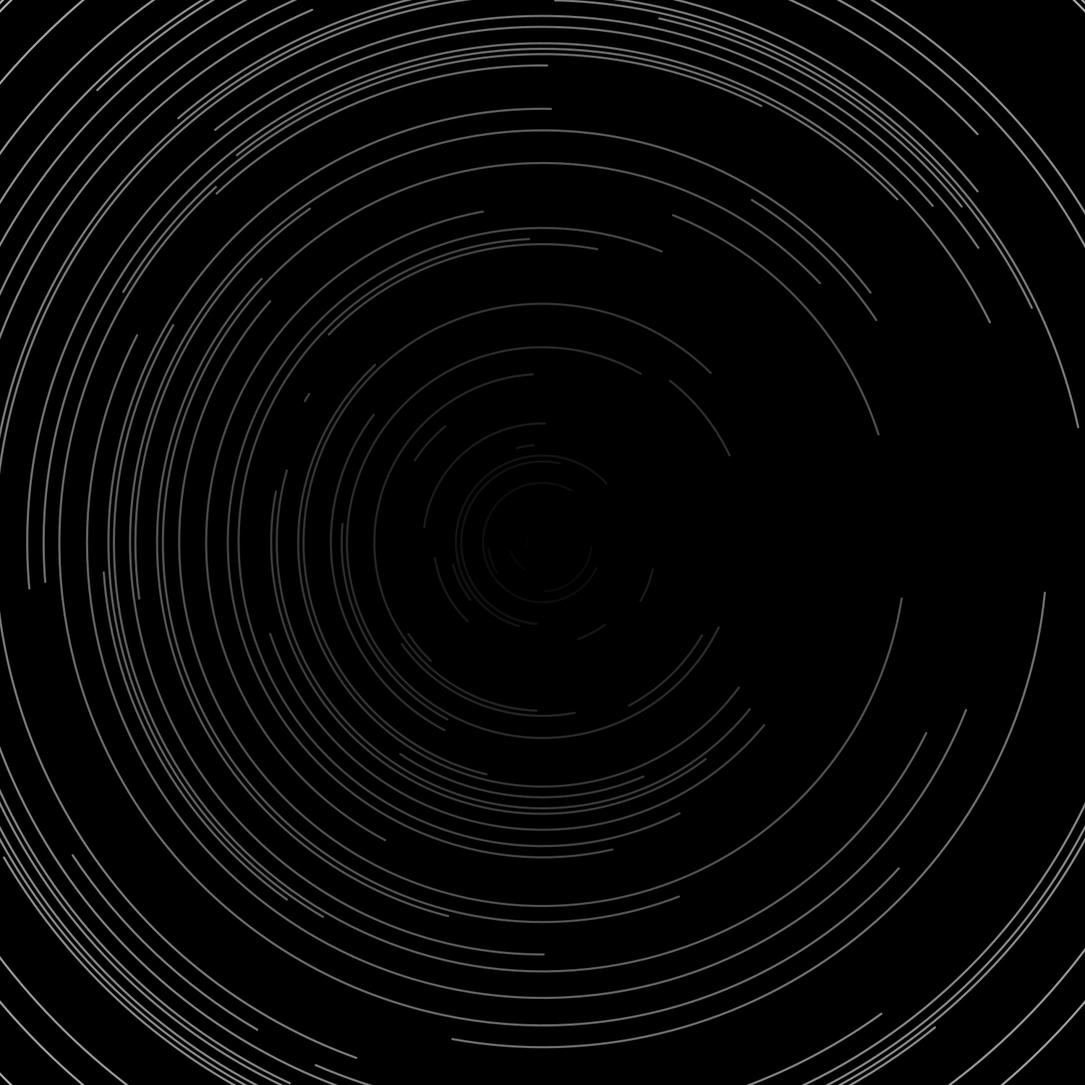
Frame 1 (no input)
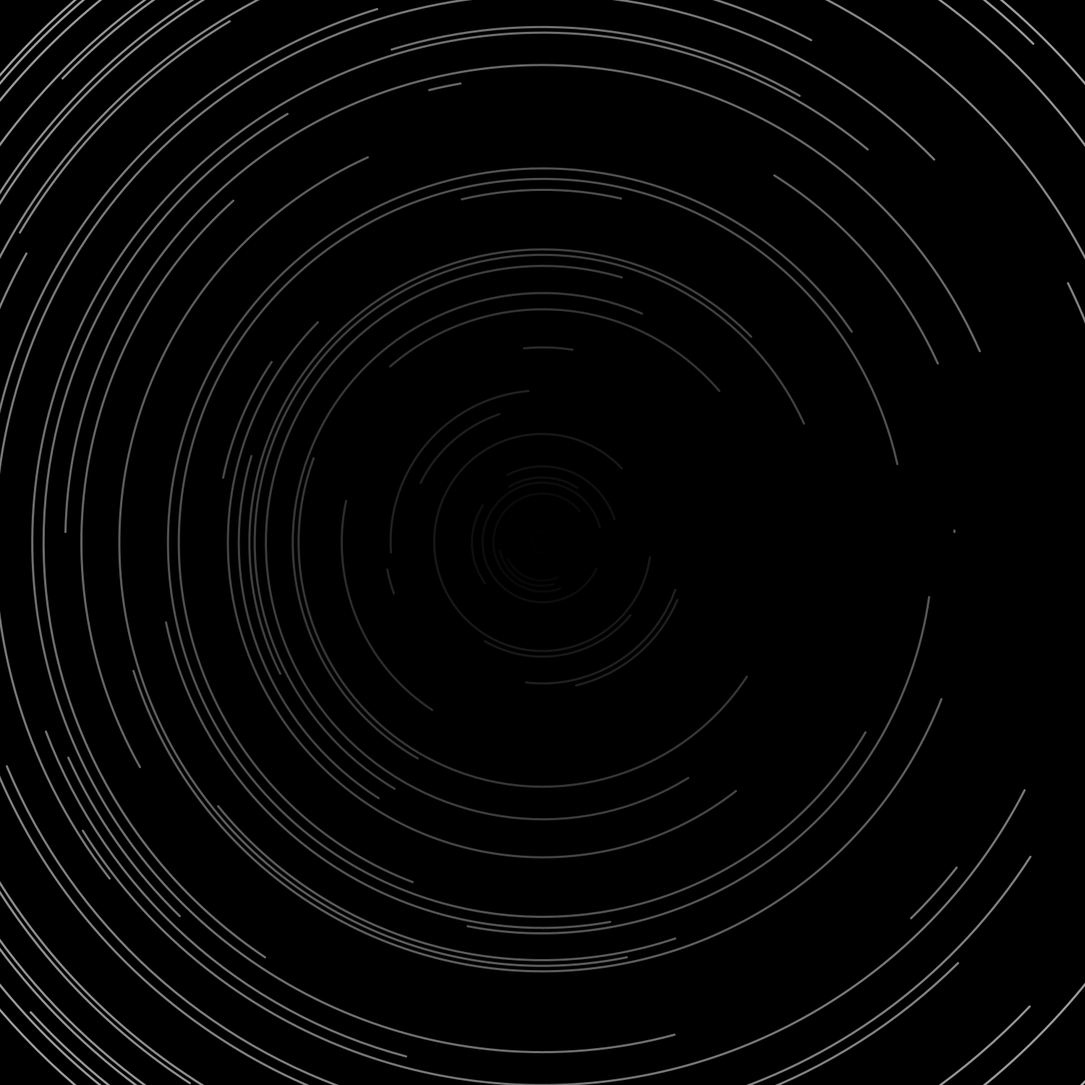
Frame 60 (the mouse pressed at the canvas centre just before this capture)
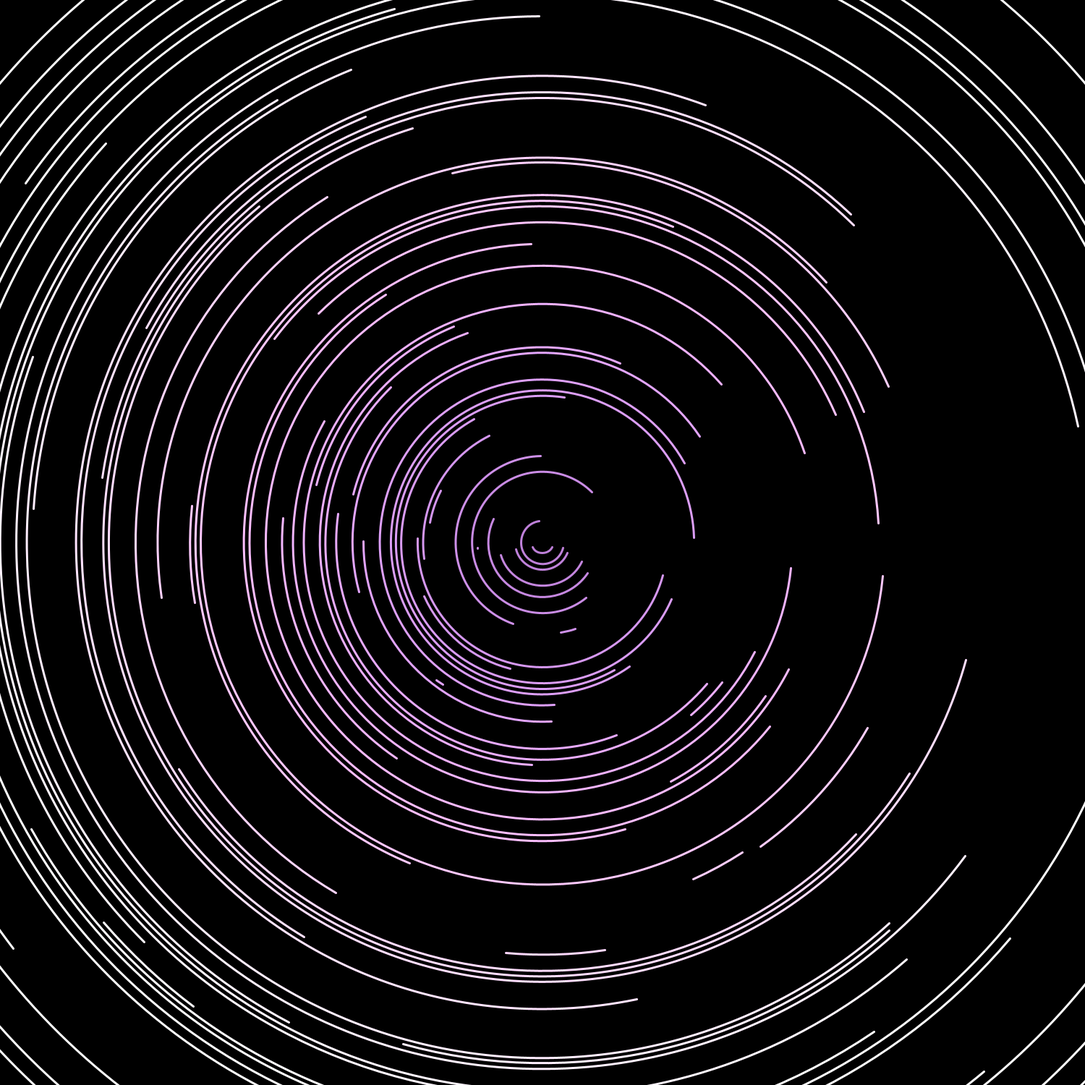
Frame 120 (the mouse held since frame 60 and released just before this capture)

The Processing sketch that drew these frames (run headless with seeded random() and noise(); from frame 60 on, the mouse is pressed at the canvas centre):

// Processing sketch: ripple01
// ── ripple01.pde
void setup() {
  size(1500, 1500);
  frameRate(12);
}

void draw() {
  background(0);
  //Color of the arc changes as the mouse moves.
  float r = mouseX/4;
  float g = mouseY/6;
  float b = (mouseX + mouseY)/7;

  for (int i = 0; i < 500; i +=3)
  {
    stroke(r, g, b);
    strokeWeight(3);
    noFill();
    arc(width/2, height/2, i*5, i*5, random(0, TWO_PI), random(0, TWO_PI));
    //gradient color
    r +=1.2;
    g +=1.2;
    b +=1.2;
  }
}
